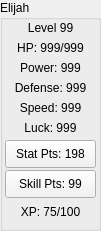
  <widget class="QGroupBox" name="EliStats">
   <property name="geometry">
    <rect>
     <x>240</x>
     <y>2</y>
     <width>101</width>
     <height>231</height>
    </rect>
   </property>
   <property name="title">
    <string>Elijah</string>
   </property>
   <widget class="QLabel" name="EliLevel">
    <property name="geometry">
     <rect>
      <x>10</x>
      <y>20</y>
      <width>81</width>
      <height>16</height>
     </rect>
    </property>
    <property name="text">
     <string>Level 99</string>
    </property>
    <property name="alignment">
     <set>Qt::AlignCenter</set>
    </property>
   </widget>
   <widget class="QLabel" name="EliHP">
    <property name="geometry">
     <rect>
      <x>10</x>
      <y>40</y>
      <width>81</width>
      <height>16</height>
     </rect>
    </property>
    <property name="text">
     <string>HP: 999/999</string>
    </property>
    <property name="alignment">
     <set>Qt::AlignCenter</set>
    </property>
   </widget>
   <widget class="QLabel" name="EliPower">
    <property name="geometry">
     <rect>
      <x>10</x>
      <y>60</y>
      <width>81</width>
      <height>16</height>
     </rect>
    </property>
    <property name="text">
     <string>Power: 999</string>
    </property>
    <property name="alignment">
     <set>Qt::AlignCenter</set>
    </property>
   </widget>
   <widget class="QLabel" name="EliDefense">
    <property name="geometry">
     <rect>
      <x>10</x>
      <y>80</y>
      <width>81</width>
      <height>16</height>
     </rect>
    </property>
    <property name="text">
     <string>Defense: 999</string>
    </property>
    <property name="alignment">
     <set>Qt::AlignCenter</set>
    </property>
   </widget>
   <widget class="QLabel" name="EliSpeed">
    <property name="geometry">
     <rect>
      <x>10</x>
      <y>100</y>
      <width>81</width>
      <height>16</height>
     </rect>
    </property>
    <property name="text">
     <string>Speed: 999</string>
    </property>
    <property name="alignment">
     <set>Qt::AlignCenter</set>
    </property>
   </widget>
   <widget class="QLabel" name="EliLuck">
    <property name="geometry">
     <rect>
      <x>10</x>
      <y>120</y>
      <width>81</width>
      <height>16</height>
     </rect>
    </property>
    <property name="text">
     <string>Luck: 999</string>
    </property>
    <property name="alignment">
     <set>Qt::AlignCenter</set>
    </property>
   </widget>
   <widget class="QPushButton" name="EliStatPointsButton">
    <property name="geometry">
     <rect>
      <x>5</x>
      <y>140</y>
      <width>91</width>
      <height>28</height>
     </rect>
    </property>
    <property name="palette">
     <palette>
      <active>
       <colorrole role="WindowText">
        <brush brushstyle="SolidPattern">
         <color alpha="255">
          <red>0</red>
          <green>0</green>
          <blue>0</blue>
         </color>
        </brush>
       </colorrole>
       <colorrole role="Button">
        <brush brushstyle="SolidPattern">
         <color alpha="255">
          <red>242</red>
          <green>242</green>
          <blue>242</blue>
         </color>
        </brush>
       </colorrole>
       <colorrole role="Light">
        <brush brushstyle="SolidPattern">
         <color alpha="255">
          <red>255</red>
          <green>255</green>
          <blue>255</blue>
         </color>
        </brush>
       </colorrole>
       <colorrole role="Midlight">
        <brush brushstyle="SolidPattern">
         <color alpha="255">
          <red>248</red>
          <green>248</green>
          <blue>248</blue>
         </color>
        </brush>
       </colorrole>
       <colorrole role="Dark">
        <brush brushstyle="SolidPattern">
         <color alpha="255">
          <red>121</red>
          <green>121</green>
          <blue>121</blue>
         </color>
        </brush>
       </colorrole>
       <colorrole role="Mid">
        <brush brushstyle="SolidPattern">
         <color alpha="255">
          <red>161</red>
          <green>161</green>
          <blue>161</blue>
         </color>
        </brush>
       </colorrole>
       <colorrole role="Text">
        <brush brushstyle="SolidPattern">
         <color alpha="255">
          <red>0</red>
          <green>0</green>
          <blue>0</blue>
         </color>
        </brush>
       </colorrole>
       <colorrole role="BrightText">
        <brush brushstyle="SolidPattern">
         <color alpha="255">
          <red>255</red>
          <green>255</green>
          <blue>255</blue>
         </color>
        </brush>
       </colorrole>
       <colorrole role="ButtonText">
        <brush brushstyle="SolidPattern">
         <color alpha="255">
          <red>0</red>
          <green>0</green>
          <blue>0</blue>
         </color>
        </brush>
       </colorrole>
       <colorrole role="Base">
        <brush brushstyle="SolidPattern">
         <color alpha="255">
          <red>255</red>
          <green>255</green>
          <blue>255</blue>
         </color>
        </brush>
       </colorrole>
       <colorrole role="Window">
        <brush brushstyle="SolidPattern">
         <color alpha="255">
          <red>242</red>
          <green>242</green>
          <blue>242</blue>
         </color>
        </brush>
       </colorrole>
       <colorrole role="Shadow">
        <brush brushstyle="SolidPattern">
         <color alpha="255">
          <red>0</red>
          <green>0</green>
          <blue>0</blue>
         </color>
        </brush>
       </colorrole>
       <colorrole role="AlternateBase">
        <brush brushstyle="SolidPattern">
         <color alpha="255">
          <red>248</red>
          <green>248</green>
          <blue>248</blue>
         </color>
        </brush>
       </colorrole>
       <colorrole role="ToolTipBase">
        <brush brushstyle="SolidPattern">
         <color alpha="255">
          <red>255</red>
          <green>255</green>
          <blue>220</blue>
         </color>
        </brush>
       </colorrole>
       <colorrole role="ToolTipText">
        <brush brushstyle="SolidPattern">
         <color alpha="255">
          <red>0</red>
          <green>0</green>
          <blue>0</blue>
         </color>
        </brush>
       </colorrole>
      </active>
      <inactive>
       <colorrole role="WindowText">
        <brush brushstyle="SolidPattern">
         <color alpha="255">
          <red>0</red>
          <green>0</green>
          <blue>0</blue>
         </color>
        </brush>
       </colorrole>
       <colorrole role="Button">
        <brush brushstyle="SolidPattern">
         <color alpha="255">
          <red>242</red>
          <green>242</green>
          <blue>242</blue>
         </color>
        </brush>
       </colorrole>
       <colorrole role="Light">
        <brush brushstyle="SolidPattern">
         <color alpha="255">
          <red>255</red>
          <green>255</green>
          <blue>255</blue>
         </color>
        </brush>
       </colorrole>
       <colorrole role="Midlight">
        <brush brushstyle="SolidPattern">
         <color alpha="255">
          <red>248</red>
          <green>248</green>
          <blue>248</blue>
         </color>
        </brush>
       </colorrole>
       <colorrole role="Dark">
        <brush brushstyle="SolidPattern">
         <color alpha="255">
          <red>121</red>
          <green>121</green>
          <blue>121</blue>
         </color>
        </brush>
       </colorrole>
       <colorrole role="Mid">
        <brush brushstyle="SolidPattern">
         <color alpha="255">
          <red>161</red>
          <green>161</green>
          <blue>161</blue>
         </color>
        </brush>
       </colorrole>
       <colorrole role="Text">
        <brush brushstyle="SolidPattern">
         <color alpha="255">
          <red>0</red>
          <green>0</green>
          <blue>0</blue>
         </color>
        </brush>
       </colorrole>
       <colorrole role="BrightText">
        <brush brushstyle="SolidPattern">
         <color alpha="255">
          <red>255</red>
          <green>255</green>
          <blue>255</blue>
         </color>
        </brush>
       </colorrole>
       <colorrole role="ButtonText">
        <brush brushstyle="SolidPattern">
         <color alpha="255">
          <red>0</red>
          <green>0</green>
          <blue>0</blue>
         </color>
        </brush>
       </colorrole>
       <colorrole role="Base">
        <brush brushstyle="SolidPattern">
         <color alpha="255">
          <red>255</red>
          <green>255</green>
          <blue>255</blue>
         </color>
        </brush>
       </colorrole>
       <colorrole role="Window">
        <brush brushstyle="SolidPattern">
         <color alpha="255">
          <red>242</red>
          <green>242</green>
          <blue>242</blue>
         </color>
        </brush>
       </colorrole>
       <colorrole role="Shadow">
        <brush brushstyle="SolidPattern">
         <color alpha="255">
          <red>0</red>
          <green>0</green>
          <blue>0</blue>
         </color>
        </brush>
       </colorrole>
       <colorrole role="AlternateBase">
        <brush brushstyle="SolidPattern">
         <color alpha="255">
          <red>248</red>
          <green>248</green>
          <blue>248</blue>
         </color>
        </brush>
       </colorrole>
       <colorrole role="ToolTipBase">
        <brush brushstyle="SolidPattern">
         <color alpha="255">
          <red>255</red>
          <green>255</green>
          <blue>220</blue>
         </color>
        </brush>
       </colorrole>
       <colorrole role="ToolTipText">
        <brush brushstyle="SolidPattern">
         <color alpha="255">
          <red>0</red>
          <green>0</green>
          <blue>0</blue>
         </color>
        </brush>
       </colorrole>
      </inactive>
      <disabled>
       <colorrole role="WindowText">
        <brush brushstyle="SolidPattern">
         <color alpha="255">
          <red>121</red>
          <green>121</green>
          <blue>121</blue>
         </color>
        </brush>
       </colorrole>
       <colorrole role="Button">
        <brush brushstyle="SolidPattern">
         <color alpha="255">
          <red>242</red>
          <green>242</green>
          <blue>242</blue>
         </color>
        </brush>
       </colorrole>
       <colorrole role="Light">
        <brush brushstyle="SolidPattern">
         <color alpha="255">
          <red>255</red>
          <green>255</green>
          <blue>255</blue>
         </color>
        </brush>
       </colorrole>
       <colorrole role="Midlight">
        <brush brushstyle="SolidPattern">
         <color alpha="255">
          <red>248</red>
          <green>248</green>
          <blue>248</blue>
         </color>
        </brush>
       </colorrole>
       <colorrole role="Dark">
        <brush brushstyle="SolidPattern">
         <color alpha="255">
          <red>121</red>
          <green>121</green>
          <blue>121</blue>
         </color>
        </brush>
       </colorrole>
       <colorrole role="Mid">
        <brush brushstyle="SolidPattern">
         <color alpha="255">
          <red>161</red>
          <green>161</green>
          <blue>161</blue>
         </color>
        </brush>
       </colorrole>
       <colorrole role="Text">
        <brush brushstyle="SolidPattern">
         <color alpha="255">
          <red>121</red>
          <green>121</green>
          <blue>121</blue>
         </color>
        </brush>
       </colorrole>
       <colorrole role="BrightText">
        <brush brushstyle="SolidPattern">
         <color alpha="255">
          <red>255</red>
          <green>255</green>
          <blue>255</blue>
         </color>
        </brush>
       </colorrole>
       <colorrole role="ButtonText">
        <brush brushstyle="SolidPattern">
         <color alpha="255">
          <red>121</red>
          <green>121</green>
          <blue>121</blue>
         </color>
        </brush>
       </colorrole>
       <colorrole role="Base">
        <brush brushstyle="SolidPattern">
         <color alpha="255">
          <red>242</red>
          <green>242</green>
          <blue>242</blue>
         </color>
        </brush>
       </colorrole>
       <colorrole role="Window">
        <brush brushstyle="SolidPattern">
         <color alpha="255">
          <red>242</red>
          <green>242</green>
          <blue>242</blue>
         </color>
        </brush>
       </colorrole>
       <colorrole role="Shadow">
        <brush brushstyle="SolidPattern">
         <color alpha="255">
          <red>0</red>
          <green>0</green>
          <blue>0</blue>
         </color>
        </brush>
       </colorrole>
       <colorrole role="AlternateBase">
        <brush brushstyle="SolidPattern">
         <color alpha="255">
          <red>242</red>
          <green>242</green>
          <blue>242</blue>
         </color>
        </brush>
       </colorrole>
       <colorrole role="ToolTipBase">
        <brush brushstyle="SolidPattern">
         <color alpha="255">
          <red>255</red>
          <green>255</green>
          <blue>220</blue>
         </color>
        </brush>
       </colorrole>
       <colorrole role="ToolTipText">
        <brush brushstyle="SolidPattern">
         <color alpha="255">
          <red>0</red>
          <green>0</green>
          <blue>0</blue>
         </color>
        </brush>
       </colorrole>
      </disabled>
     </palette>
    </property>
    <property name="text">
     <string>Stat Pts: 198</string>
    </property>
   </widget>
   <widget class="QPushButton" name="EliSkillPointsButton">
    <property name="geometry">
     <rect>
      <x>5</x>
      <y>170</y>
      <width>91</width>
      <height>28</height>
     </rect>
    </property>
    <property name="palette">
     <palette>
      <active>
       <colorrole role="WindowText">
        <brush brushstyle="SolidPattern">
         <color alpha="255">
          <red>0</red>
          <green>0</green>
          <blue>0</blue>
         </color>
        </brush>
       </colorrole>
       <colorrole role="Button">
        <brush brushstyle="SolidPattern">
         <color alpha="255">
          <red>242</red>
          <green>242</green>
          <blue>242</blue>
         </color>
        </brush>
       </colorrole>
       <colorrole role="Light">
        <brush brushstyle="SolidPattern">
         <color alpha="255">
          <red>255</red>
          <green>255</green>
          <blue>255</blue>
         </color>
        </brush>
       </colorrole>
       <colorrole role="Midlight">
        <brush brushstyle="SolidPattern">
         <color alpha="255">
          <red>248</red>
          <green>248</green>
          <blue>248</blue>
         </color>
        </brush>
       </colorrole>
       <colorrole role="Dark">
        <brush brushstyle="SolidPattern">
         <color alpha="255">
          <red>121</red>
          <green>121</green>
          <blue>121</blue>
         </color>
        </brush>
       </colorrole>
       <colorrole role="Mid">
        <brush brushstyle="SolidPattern">
         <color alpha="255">
          <red>161</red>
          <green>161</green>
          <blue>161</blue>
         </color>
        </brush>
       </colorrole>
       <colorrole role="Text">
        <brush brushstyle="SolidPattern">
         <color alpha="255">
          <red>0</red>
          <green>0</green>
          <blue>0</blue>
         </color>
        </brush>
       </colorrole>
       <colorrole role="BrightText">
        <brush brushstyle="SolidPattern">
         <color alpha="255">
          <red>255</red>
          <green>255</green>
          <blue>255</blue>
         </color>
        </brush>
       </colorrole>
       <colorrole role="ButtonText">
        <brush brushstyle="SolidPattern">
         <color alpha="255">
          <red>0</red>
          <green>0</green>
          <blue>0</blue>
         </color>
        </brush>
       </colorrole>
       <colorrole role="Base">
        <brush brushstyle="SolidPattern">
         <color alpha="255">
          <red>255</red>
          <green>255</green>
          <blue>255</blue>
         </color>
        </brush>
       </colorrole>
       <colorrole role="Window">
        <brush brushstyle="SolidPattern">
         <color alpha="255">
          <red>242</red>
          <green>242</green>
          <blue>242</blue>
         </color>
        </brush>
       </colorrole>
       <colorrole role="Shadow">
        <brush brushstyle="SolidPattern">
         <color alpha="255">
          <red>0</red>
          <green>0</green>
          <blue>0</blue>
         </color>
        </brush>
       </colorrole>
       <colorrole role="AlternateBase">
        <brush brushstyle="SolidPattern">
         <color alpha="255">
          <red>248</red>
          <green>248</green>
          <blue>248</blue>
         </color>
        </brush>
       </colorrole>
       <colorrole role="ToolTipBase">
        <brush brushstyle="SolidPattern">
         <color alpha="255">
          <red>255</red>
          <green>255</green>
          <blue>220</blue>
         </color>
        </brush>
       </colorrole>
       <colorrole role="ToolTipText">
        <brush brushstyle="SolidPattern">
         <color alpha="255">
          <red>0</red>
          <green>0</green>
          <blue>0</blue>
         </color>
        </brush>
       </colorrole>
      </active>
      <inactive>
       <colorrole role="WindowText">
        <brush brushstyle="SolidPattern">
         <color alpha="255">
          <red>0</red>
          <green>0</green>
          <blue>0</blue>
         </color>
        </brush>
       </colorrole>
       <colorrole role="Button">
        <brush brushstyle="SolidPattern">
         <color alpha="255">
          <red>242</red>
          <green>242</green>
          <blue>242</blue>
         </color>
        </brush>
       </colorrole>
       <colorrole role="Light">
        <brush brushstyle="SolidPattern">
         <color alpha="255">
          <red>255</red>
          <green>255</green>
          <blue>255</blue>
         </color>
        </brush>
       </colorrole>
       <colorrole role="Midlight">
        <brush brushstyle="SolidPattern">
         <color alpha="255">
          <red>248</red>
          <green>248</green>
          <blue>248</blue>
         </color>
        </brush>
       </colorrole>
       <colorrole role="Dark">
        <brush brushstyle="SolidPattern">
         <color alpha="255">
          <red>121</red>
          <green>121</green>
          <blue>121</blue>
         </color>
        </brush>
       </colorrole>
       <colorrole role="Mid">
        <brush brushstyle="SolidPattern">
         <color alpha="255">
          <red>161</red>
          <green>161</green>
          <blue>161</blue>
         </color>
        </brush>
       </colorrole>
       <colorrole role="Text">
        <brush brushstyle="SolidPattern">
         <color alpha="255">
          <red>0</red>
          <green>0</green>
          <blue>0</blue>
         </color>
        </brush>
       </colorrole>
       <colorrole role="BrightText">
        <brush brushstyle="SolidPattern">
         <color alpha="255">
          <red>255</red>
          <green>255</green>
          <blue>255</blue>
         </color>
        </brush>
       </colorrole>
       <colorrole role="ButtonText">
        <brush brushstyle="SolidPattern">
         <color alpha="255">
          <red>0</red>
          <green>0</green>
          <blue>0</blue>
         </color>
        </brush>
       </colorrole>
       <colorrole role="Base">
        <brush brushstyle="SolidPattern">
         <color alpha="255">
          <red>255</red>
          <green>255</green>
          <blue>255</blue>
         </color>
        </brush>
       </colorrole>
       <colorrole role="Window">
        <brush brushstyle="SolidPattern">
         <color alpha="255">
          <red>242</red>
          <green>242</green>
          <blue>242</blue>
         </color>
        </brush>
       </colorrole>
       <colorrole role="Shadow">
        <brush brushstyle="SolidPattern">
         <color alpha="255">
          <red>0</red>
          <green>0</green>
          <blue>0</blue>
         </color>
        </brush>
       </colorrole>
       <colorrole role="AlternateBase">
        <brush brushstyle="SolidPattern">
         <color alpha="255">
          <red>248</red>
          <green>248</green>
          <blue>248</blue>
         </color>
        </brush>
       </colorrole>
       <colorrole role="ToolTipBase">
        <brush brushstyle="SolidPattern">
         <color alpha="255">
          <red>255</red>
          <green>255</green>
          <blue>220</blue>
         </color>
        </brush>
       </colorrole>
       <colorrole role="ToolTipText">
        <brush brushstyle="SolidPattern">
         <color alpha="255">
          <red>0</red>
          <green>0</green>
          <blue>0</blue>
         </color>
        </brush>
       </colorrole>
      </inactive>
      <disabled>
       <colorrole role="WindowText">
        <brush brushstyle="SolidPattern">
         <color alpha="255">
          <red>121</red>
          <green>121</green>
          <blue>121</blue>
         </color>
        </brush>
       </colorrole>
       <colorrole role="Button">
        <brush brushstyle="SolidPattern">
         <color alpha="255">
          <red>242</red>
          <green>242</green>
          <blue>242</blue>
         </color>
        </brush>
       </colorrole>
       <colorrole role="Light">
        <brush brushstyle="SolidPattern">
         <color alpha="255">
          <red>255</red>
          <green>255</green>
          <blue>255</blue>
         </color>
        </brush>
       </colorrole>
       <colorrole role="Midlight">
        <brush brushstyle="SolidPattern">
         <color alpha="255">
          <red>248</red>
          <green>248</green>
          <blue>248</blue>
         </color>
        </brush>
       </colorrole>
       <colorrole role="Dark">
        <brush brushstyle="SolidPattern">
         <color alpha="255">
          <red>121</red>
          <green>121</green>
          <blue>121</blue>
         </color>
        </brush>
       </colorrole>
       <colorrole role="Mid">
        <brush brushstyle="SolidPattern">
         <color alpha="255">
          <red>161</red>
          <green>161</green>
          <blue>161</blue>
         </color>
        </brush>
       </colorrole>
       <colorrole role="Text">
        <brush brushstyle="SolidPattern">
         <color alpha="255">
          <red>121</red>
          <green>121</green>
          <blue>121</blue>
         </color>
        </brush>
       </colorrole>
       <colorrole role="BrightText">
        <brush brushstyle="SolidPattern">
         <color alpha="255">
          <red>255</red>
          <green>255</green>
          <blue>255</blue>
         </color>
        </brush>
       </colorrole>
       <colorrole role="ButtonText">
        <brush brushstyle="SolidPattern">
         <color alpha="255">
          <red>121</red>
          <green>121</green>
          <blue>121</blue>
         </color>
        </brush>
       </colorrole>
       <colorrole role="Base">
        <brush brushstyle="SolidPattern">
         <color alpha="255">
          <red>242</red>
          <green>242</green>
          <blue>242</blue>
         </color>
        </brush>
       </colorrole>
       <colorrole role="Window">
        <brush brushstyle="SolidPattern">
         <color alpha="255">
          <red>242</red>
          <green>242</green>
          <blue>242</blue>
         </color>
        </brush>
       </colorrole>
       <colorrole role="Shadow">
        <brush brushstyle="SolidPattern">
         <color alpha="255">
          <red>0</red>
          <green>0</green>
          <blue>0</blue>
         </color>
        </brush>
       </colorrole>
       <colorrole role="AlternateBase">
        <brush brushstyle="SolidPattern">
         <color alpha="255">
          <red>242</red>
          <green>242</green>
          <blue>242</blue>
         </color>
        </brush>
       </colorrole>
       <colorrole role="ToolTipBase">
        <brush brushstyle="SolidPattern">
         <color alpha="255">
          <red>255</red>
          <green>255</green>
          <blue>220</blue>
         </color>
        </brush>
       </colorrole>
       <colorrole role="ToolTipText">
        <brush brushstyle="SolidPattern">
         <color alpha="255">
          <red>0</red>
          <green>0</green>
          <blue>0</blue>
         </color>
        </brush>
       </colorrole>
      </disabled>
     </palette>
    </property>
    <property name="text">
     <string>Skill Pts: 99</string>
    </property>
   </widget>
   <widget class="QLabel" name="EliXP">
    <property name="geometry">
     <rect>
      <x>10</x>
      <y>204</y>
      <width>81</width>
      <height>16</height>
     </rect>
    </property>
    <property name="text">
     <string>XP: 75/100</string>
    </property>
    <property name="alignment">
     <set>Qt::AlignCenter</set>
    </property>
   </widget>
  </widget>
